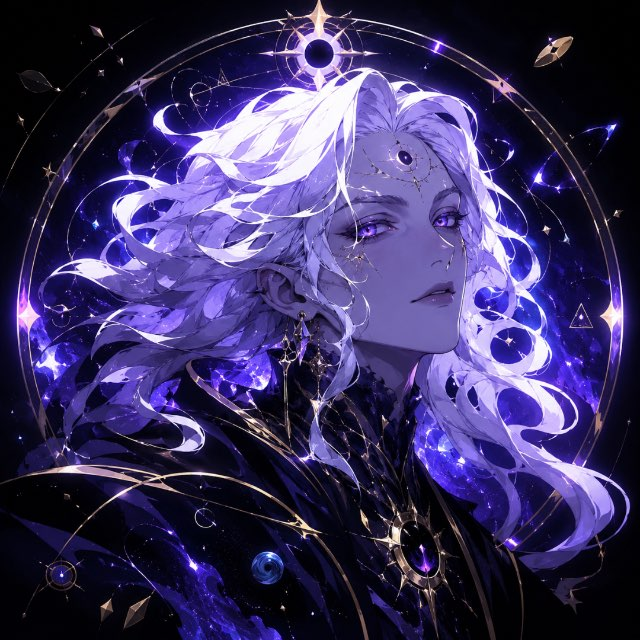
#> input picture docs/brand/chaos.jpg, 640 x 640 px
$ python make_banner.py
#> lines starting #> are read from the running program, lines starting #| are printed output that depends on the picture
#> in main, source is the input picture: PIL image 640x640 RGB; mean R, G, B 58.4, 49.7, 96.3
"""Builds docs/brand/banner.png and header.png from docs/brand/chaos.jpg.

The source and every image this script produces are CC BY 4.0; the credit line is in docs/brand/LICENSE.
"""
from __future__ import annotations

import random
from pathlib import Path

from PIL import Image, ImageDraw, ImageFilter, ImageFont


ROOT = Path(__file__).resolve().parents[1]
BRAND_DIR = ROOT / "docs" / "brand"
SOURCE = BRAND_DIR / "chaos.jpg"
BANNER = BRAND_DIR / "banner.png"
HEADER = BRAND_DIR / "header.png"

NEAR_BLACK = (13, 17, 23)
TITLE = (230, 237, 243)
SUBTITLE = (201, 209, 217)
ACCENT = (167, 139, 250)

FONT_CANDIDATES = [
    Path("C:/Windows/Fonts/segoeuib.ttf"),
    Path("C:/Windows/Fonts/bahnschrift.ttf"),
    Path("C:/Windows/Fonts/arial.ttf"),
]


def font(size: int) -> ImageFont.FreeTypeFont | ImageFont.ImageFont:
    for candidate in FONT_CANDIDATES:
        if candidate.exists():
            return ImageFont.truetype(str(candidate), size=size)
    return ImageFont.load_default()


def resize_to_height(image: Image.Image, height: int) -> Image.Image:
#> called with height = 640
    width = round(image.width * height / image.height)
#> width = 640
    return image.resize((width, height), Image.Resampling.LANCZOS)


def sampled_edge(image: Image.Image, target_height: int, x: int = 0) -> list[tuple[int, int, int]]:
    column = image.crop((x, 0, x + 1, image.height)).resize(
        (1, target_height), Image.Resampling.BICUBIC
    )
    column = column.filter(ImageFilter.GaussianBlur(radius=18))
    return [column.getpixel((0, y))[:3] for y in range(target_height)]


def blend_background(
    width: int,
    height: int,
    edge_colors: list[tuple[int, int, int]],
    seed: int,
) -> Image.Image:
#> called with width = 640, height = 640, seed = 7
    rng = random.Random(seed)
    pixels = Image.new("RGB", (width, height))
#> pixels: PIL image 640x640 RGB; every value is 0
    px = pixels.load()

    for y in range(height):
        edge = edge_colors[min(y, len(edge_colors) - 1)]
        for x in range(width):
            t = x / max(width - 1, 1)
            # Keep the text field calm; let the sampled edge color arrive near the art.
            t = t**2.4
            t = t * t * (3 - 2 * t)
            dust = rng.randint(-3, 3) if rng.random() < 0.035 else 0
            r = round(NEAR_BLACK[0] * (1 - t) + edge[0] * t) + dust
            g = round(NEAR_BLACK[1] * (1 - t) + edge[1] * t) + dust
            b = round(NEAR_BLACK[2] * (1 - t) + edge[2] * t) + dust
            px[x, y] = (
                max(0, min(255, r)),
                max(0, min(255, g)),
                max(0, min(255, b)),
            )

    dust_layer = Image.new("RGBA", (width, height), (0, 0, 0, 0))
#> dust_layer: PIL image 640x640 RGBA; every value is 0
    draw = ImageDraw.Draw(dust_layer)
    for _ in range(width * height // 2400):
        x = rng.randrange(width)
        y = rng.randrange(height)
        alpha = rng.randrange(16, 44)
        tone = rng.choice([(230, 237, 243), (167, 139, 250), (125, 92, 255)])
        draw.point((x, y), fill=(*tone, alpha))
#> this loop made 170 passes
#> (x, y, alpha, tone) on passes 1 to 3: (161, 419, 34, (125, 92, 255)), (568, 421, 36, (167, 139, 250)), (339, 168, 34, (230, 237, 243))

    dust_layer = dust_layer.filter(ImageFilter.GaussianBlur(radius=0.35))
    return Image.alpha_composite(pixels.convert("RGBA"), dust_layer).convert("RGB")
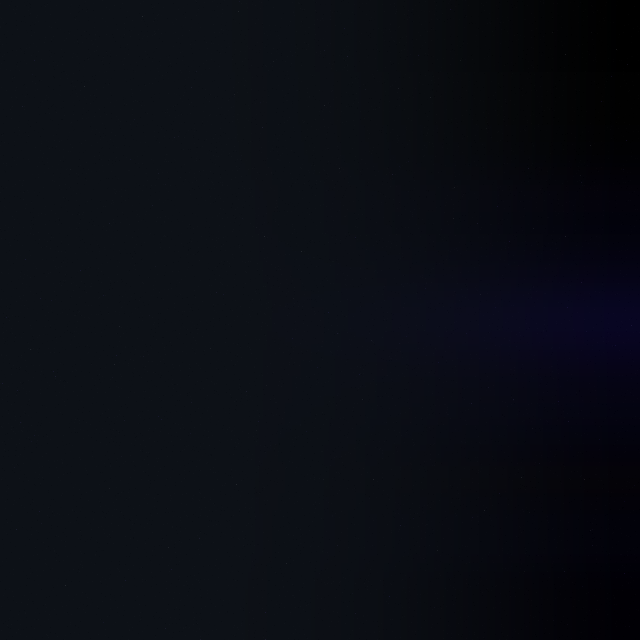
#> returned value: PIL image 640x640 RGB; mean R, G, B 10.2, 13, 19.8


def subtle_radial_background(
    width: int,
    height: int,
    center: tuple[int, int],
    radius: int,
    seed: int,
) -> Image.Image:
    rng = random.Random(seed)
    base = Image.new("RGBA", (width, height), (*NEAR_BLACK, 255))
    glow = Image.new("RGBA", (width, height), (0, 0, 0, 0))
    glow_px = glow.load()

    for y in range(height):
        for x in range(width):
            dx = (x - center[0]) / radius
            dy = (y - center[1]) / radius
            distance = min(1.0, (dx * dx + dy * dy) ** 0.5)
            opacity = round(64 * (1 - distance) ** 2)
            if opacity:
                glow_px[x, y] = (*ACCENT, opacity)

    dust_layer = Image.new("RGBA", (width, height), (0, 0, 0, 0))
    draw = ImageDraw.Draw(dust_layer)
    for _ in range(width * height // 3600):
        x = rng.randrange(width)
        y = rng.randrange(height)
        alpha = rng.randrange(10, 28)
        tone = rng.choice([(230, 237, 243), (167, 139, 250), (125, 92, 255)])
        draw.point((x, y), fill=(*tone, alpha))

    dust_layer = dust_layer.filter(ImageFilter.GaussianBlur(radius=0.35))
    return Image.alpha_composite(Image.alpha_composite(base, glow), dust_layer).convert("RGB")


def paste_with_left_feather(
    canvas: Image.Image,
    image: Image.Image,
    xy: tuple[int, int],
    feather_width: int,
) -> None:
#> called with xy = (640, 0), feather_width = 220
    rgba = image.convert("RGBA")
    alpha = Image.new("L", rgba.size, 255)
#> alpha: PIL image 640x640 L; every value is 255
    alpha_px = alpha.load()
    for x in range(min(feather_width, rgba.width)):
        t = x / max(feather_width - 1, 1)
        t = t * t * (3 - 2 * t)
        value = round(255 * t)
        for y in range(rgba.height):
            alpha_px[x, y] = value
    rgba.putalpha(alpha)
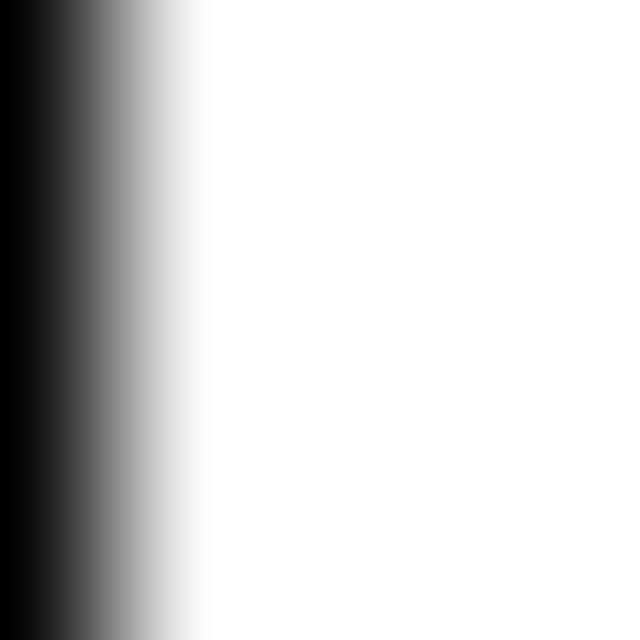
#> alpha: PIL image 640x640 L; min 0, max 255, mean 211.2
    canvas.paste(rgba, xy, rgba)
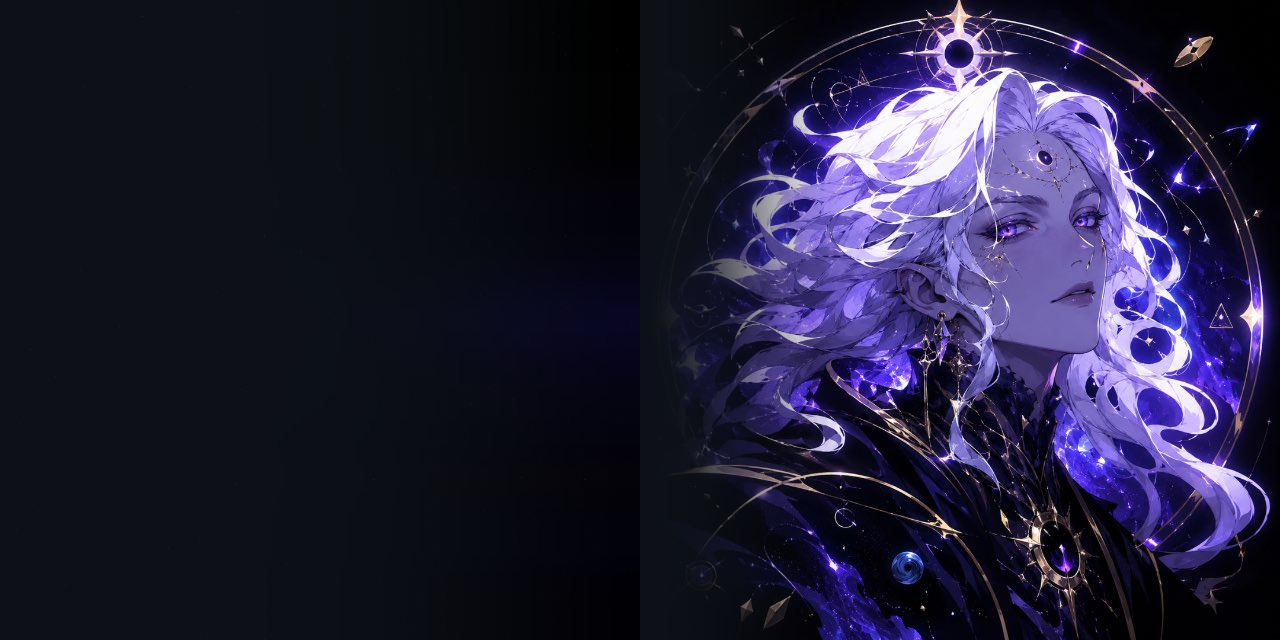
#> canvas: PIL image 1280x640 RGB; mean R, G, B 32.9, 30.8, 55.2


def draw_text_block(
    image: Image.Image,
    *,
    title_size: int,
    subtitle_size: int,
    note_size: int,
    margin: int,
    max_text_width: int,
) -> None:
    draw = ImageDraw.Draw(image)
    title_font = font(title_size)
    subtitle_font = fit_font(
        "Solana wallet research, token ranking, paper trading.",
        subtitle_size,
        max_text_width,
        draw,
    )
    note_font = font(note_size)

    lines = [
        ("chaos-trader", title_font, TITLE),
        ("Solana wallet research, token ranking, paper trading.", subtitle_font, SUBTITLE),
    ]
    boxes = [draw.textbbox((0, 0), text, font=line_font, anchor="ls") for text, line_font, _ in lines]
#> boxes = [(0, -8, 57, 0), (0, -8, 244, 2)]

    baselines = [0]
    baselines.append(28 - boxes[1][1])

    block_top = min(baseline + box[1] for baseline, box in zip(baselines, boxes))
#> block_top = -8
    block_bottom = max(baseline + box[3] for baseline, box in zip(baselines, boxes))
#> block_bottom = 38
    offset_y = round((image.height - (block_bottom - block_top)) / 2 - block_top)
#> offset_y = 305

    for (text, line_font, fill), baseline in zip(lines, baselines):
        draw.text((margin, offset_y + baseline), text, font=line_font, fill=fill, anchor="ls")
#> this loop made 2 passes
#> (text, fill, baseline) on pass 1: ('chaos-trader', (230, 237, 243), 0)
#> (fill, baseline) on pass 2: ((201, 209, 217), 36)


def fit_font(
    text: str,
    size: int,
    max_width: int,
    draw: ImageDraw.ImageDraw,
) -> ImageFont.FreeTypeFont | ImageFont.ImageFont:
    while size > 18:
        candidate = font(size)
        bbox = draw.textbbox((0, 0), text, font=candidate)
        if bbox[2] - bbox[0] <= max_width:
            return candidate
        size -= 1
    return font(size)


def make_banner(source: Image.Image) -> Image.Image:
    character = resize_to_height(source, 640)
    left = blend_background(640, 640, sampled_edge(character, 640, 0), seed=7)
    canvas = Image.new("RGB", (1280, 640), NEAR_BLACK)
    canvas.paste(left, (0, 0))
    paste_with_left_feather(canvas, character, (640, 0), feather_width=220)
    draw_text_block(
        canvas,
        title_size=72,
        subtitle_size=28,
        note_size=22,
        margin=72,
        max_text_width=540,
    )
    return canvas


def make_header(source: Image.Image) -> Image.Image:
    # Crop the existing artwork to the face and hair area, then place it on the right.
    crop = source.crop((120, 0, 640, 640))
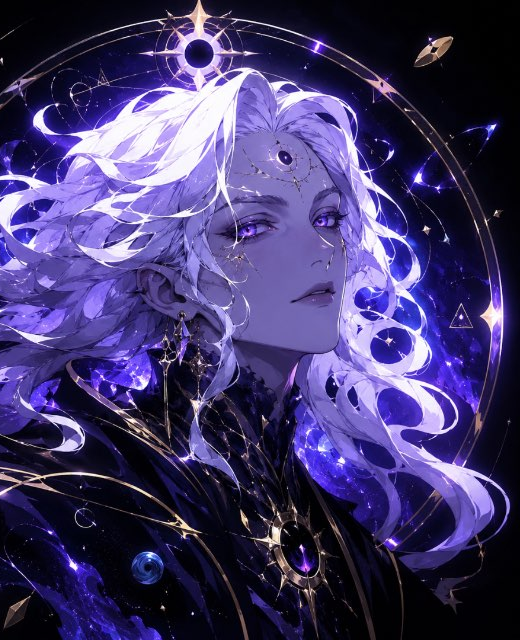
#> crop: PIL image 520x640 RGB; mean R, G, B 65.8, 56.3, 106.7
    character = resize_to_height(crop, 350)
    right_x = 1400 - character.width
#> right_x = 1116
    canvas = subtle_radial_background(
        1400,
        350,
        center=(right_x + 170, 175),
        radius=300,
        seed=17,
    )
#> in subtle_radial_background, `glow = Image.new("RGBA", (width, height), (0, 0, 0, 0))`: glow: PIL image 1400x350 RGBA; every value is 0
    paste_with_left_feather(canvas, character, (right_x, 0), feather_width=220)
#> call 2 of paste_with_left_feather, with xy = (1116, 0), feather_width = 220
#> in paste_with_left_feather (call 2), `alpha = Image.new("L", rgba.size, 255)`: alpha: PIL image 284x350 L; every value is 255
#> in paste_with_left_feather (call 2), `rgba.putalpha(alpha)`:
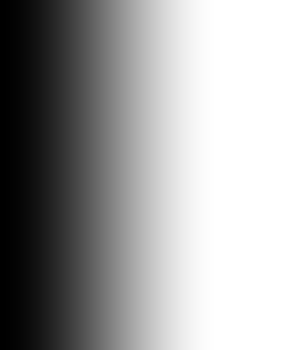
#> alpha: PIL image 284x350 L; min 0, max 255, mean 156.2
#> in paste_with_left_feather (call 2), `rgba.putalpha(alpha)`:
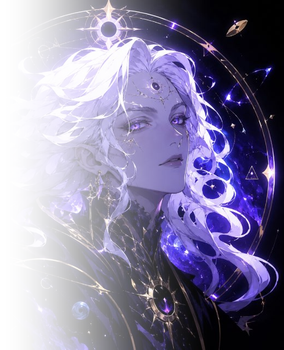
#> rgba: PIL image 284x350 RGBA; mean R, G, B, A 65.8, 56.4, 106.6, 156.2; transparent parts drawn white
#> in paste_with_left_feather (call 2), `canvas.paste(rgba, xy, rgba)`:
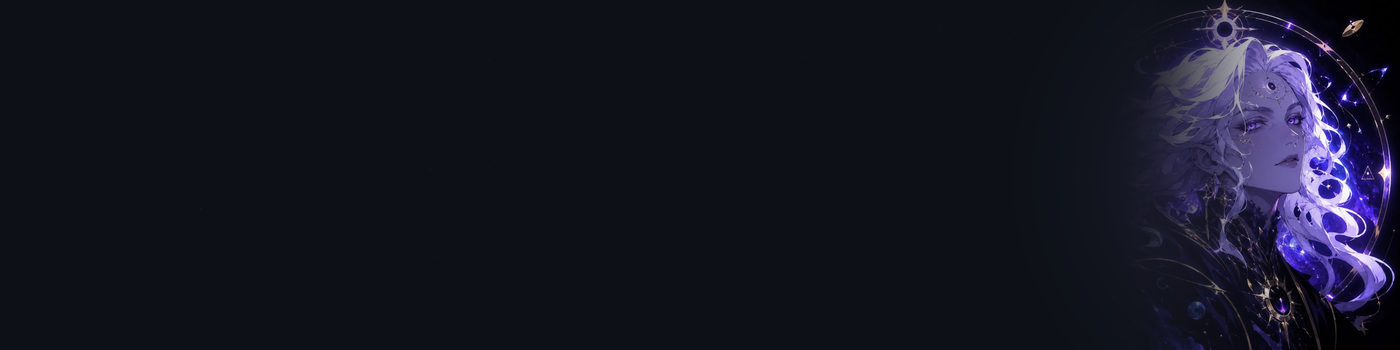
#> canvas: PIL image 1400x350 RGB; mean R, G, B 20.2, 22.4, 34.4
    draw_text_block(
        canvas,
        title_size=56,
        subtitle_size=24,
        note_size=19,
        margin=72,
        max_text_width=760,
    )
#> the loop in draw_text_block (call 2), `for (text, line_font, fill), baseline in zip(lines, baselines):` made 2 passes
    return canvas


def main() -> None:
    BRAND_DIR.mkdir(parents=True, exist_ok=True)
    source = Image.open(SOURCE).convert("RGB")

    banner = make_banner(source)
    header = make_header(source)

    banner.save(BANNER)
    header.save(HEADER)

    print(f"{BANNER.as_posix()} {banner.size[0]}x{banner.size[1]}")
#| docs/brand/banner.png 1280x640
    print(f"{HEADER.as_posix()} {header.size[0]}x{header.size[1]}")
#| docs/brand/header.png 1400x350


if __name__ == "__main__":
    main()
